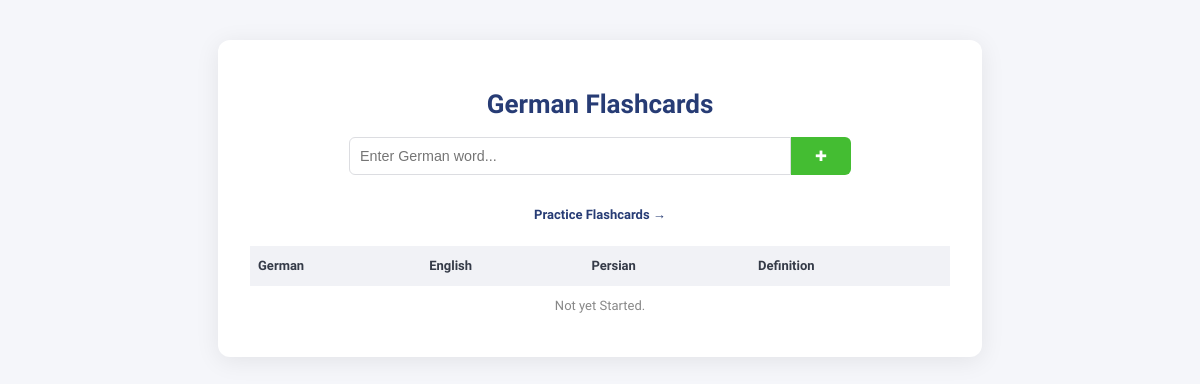
Before: / with the older database file.
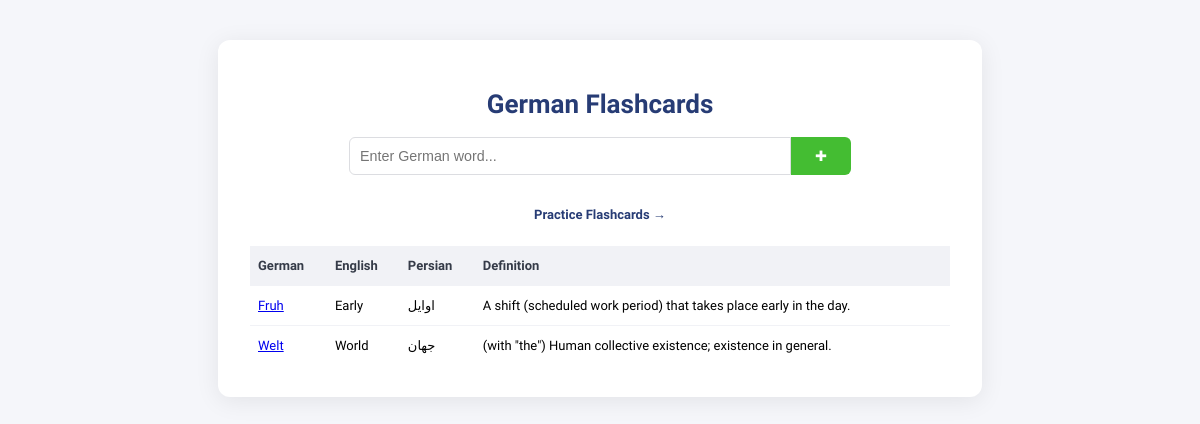
After: the same page with the newer database file.
### tables this page shows
CREATE TABLE flashcards (
                id INTEGER PRIMARY KEY AUTOINCREMENT,
                german TEXT NOT NULL,
                english TEXT,
                persian TEXT,
                definition TEXT,
                pons TEXT,
                coef INTEGER,
                after TEXT
            );

### main.py (the view, shortened to what this page needs)
@app.route("/", methods=["GET", "POST"])
def index():
    with sqlite3.connect(DB_PATH) as conn:
        c = conn.cursor()
        c.execute("SELECT * FROM flashcards")
        flashcards = c.fetchall()
    return render_template("index.html", flashcards=flashcards)

### templates/index.html
{% extends 'base.html' %}
{% block container %}
<h1>German Flashcards</h1>
<form method="POST">
  <input
    type="text"
    name="german"
    placeholder="Enter German word..."
    required
  />
  <button type="submit" class="nv-right">&#10010;</button>
</form>
<div class="practice-link">
  <a href="{{ url_for('practice') }}">Practice Flashcards &rarr;</a>
</div>
<table>
  <thead>
    <tr>
      <th>German</th>
      <th>English</th>
      <th>Persian</th>
      <th>Definition</th>
    </tr>
  </thead>
  <tbody>
    {% for card in flashcards %}
    <tr>
      <td><a href="{{ url_for('view', card_id=card[0]) }}">{{ card[1] }}</a></td>
      <td>{{ card[2] }}</td>
      <td>{{ card[3] }}</td>
      <td>{{ card[4] }}</td>
    </tr>
    {% else %}
    <tr>
      <td colspan="4" style="text-align: center; color: #888">
        Not yet Started.
      </td>
    </tr>
    {% endfor %}
  </tbody>
</table>
{% endblock container %}

### templates/base.html (shortened to what this page needs)
<!DOCTYPE html>
<html lang="en">
  <head>
    <link rel="stylesheet" href="static/style.css">
  </head>
  <body>
    <div class="container">{% block container %} {% endblock container %}</div>
  </body>
</html>

### static/style.css (style rules this page uses)
body { font-family: "Vazirmatn", sans-serif; font-size: small; background: #f5f6fa; margin: 0; padding: 0; }
.container { max-width: 700px; margin: 40px auto; background: #fff; border-radius: 12px; box-shadow: 0 4px 24px rgba(0, 0, 0, 0.08); padding: 32px; }
h1 { text-align: center; color: #273c75; }
form { display: flex; justify-content: center; margin-bottom: 32px; }
input[type="text"] { padding: 10px; font-size: 1.1em; border: 1px solid #dcdde1; border-radius: 6px 0 0 6px; outline: none; width: 60%; }
button { padding: 10px 24px; background: #44bd32; color: #fff; border: none; font-size: 1.1em; cursor: pointer; transition: background 0.2s; }
table { width: 100%; border-collapse: collapse; margin-top: 24px; }
th, td { padding: 12px 8px; border-bottom: 1px solid #f1f2f6; text-align: left; }
th { background: #f1f2f6; color: #353b48; }
tr:last-child td { border-bottom: none; }
.practice-link { display: block; text-align: center; margin-top: 18px; }
.practice-link a { color: #273c75; text-decoration: none; font-weight: bold; transition: color 0.2s; }
.nv-right { border-radius: 0 6px 6px 0; }

Changed rows visible on the page:
added flashcards: german "Fruh", english "Early", persian "اوایل", definition "A shift (scheduled work period) that takes place early in the day."
added flashcards: german "Welt", english "World", persian "جهان", definition "(with \"the\") Human collective existence; existence in general."
Other visible differences:
text no longer shown: "Not yet Started."
